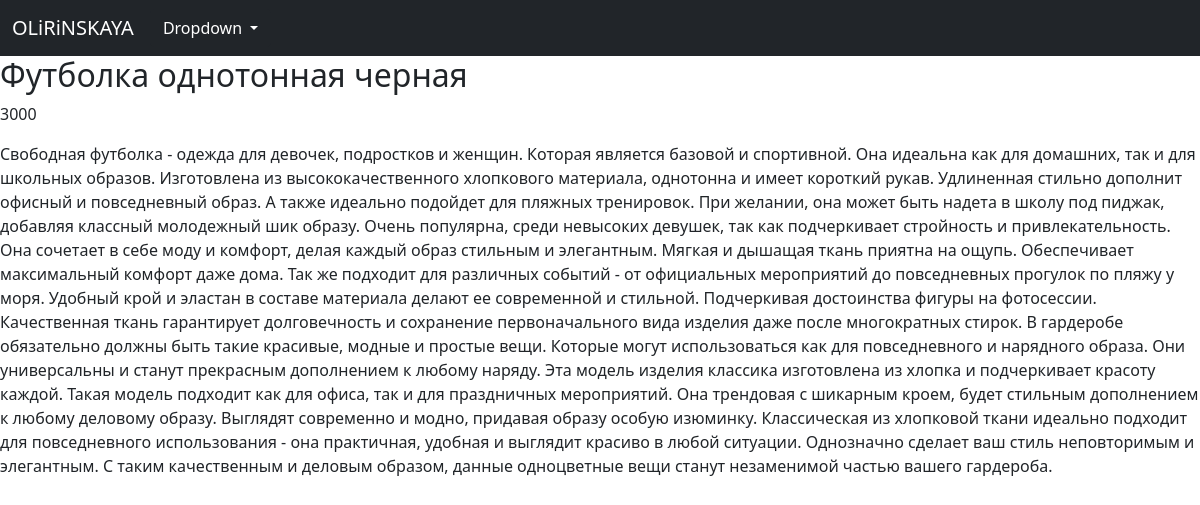
Screenshot of /product/2/ with the database file from the repository.
### backend/models.py (models this page shows, shortened)
class Product(models.Model):
    name = models.CharField(max_length=255)
    price = models.IntegerField()
    description = models.TextField()
    category = models.ForeignKey(Category, related_name='category', on_delete=models.CASCADE)
    created = models.DateTimeField(auto_now_add=True)

### backend/views.py (the view)
# urls.py: path('product/<int:pk>/', ProductDetail.as_view(), name='product'),
class ProductDetail(DetailView):
    model = Product
    template_name = 'product_detail.html'
    context_object_name = 'product'

### backend/templates/product_detail.html (shortened to what this page needs)
{% extends 'layout/base.html' %}
{% block content %}
    <h2>{{ product.name }}</h2>
    <p> {{ product.price }}</p>
    <p>{{ product.description }}</p>
{% endblock content %}

### rows the page displays
Product: name "Футболка однотонная черная", price "3000", description "Свободная футболка - одежда для девочек, подростков и женщин. Которая является базовой и спортивной. Она идеальна как для домашних, так и для школьных образов. Изготовлена из высококачественного хлопкового материала, однотонна и имеет короткий рукав. Удлиненная стильно дополнит офисный и повседневный образ. А также идеально подойдет для пляжных тренировок. При желании, она может быть надета в школу под пиджак, добавляя классный молодежный шик образу. Очень популярна, среди невысоких девушек, так как подчеркивает стройность и привлекательность. Она сочетает в себе моду и комфорт, делая каждый образ стильным и элегантным. Мягкая и дышащая ткань приятна на ощупь. Обеспечивает максимальный…"
